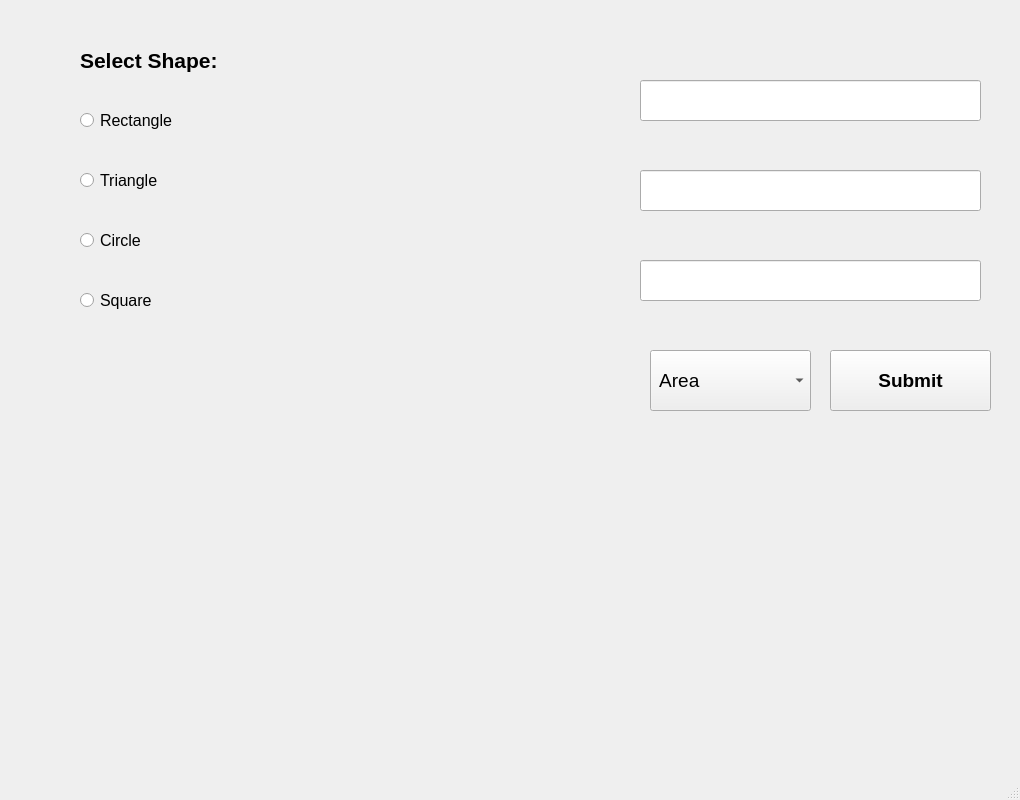
<?xml version="1.0" encoding="UTF-8"?>
<ui version="4.0">
 <class>MainWindow</class>
 <widget class="QMainWindow" name="MainWindow">
  <property name="geometry">
   <rect>
    <x>0</x>
    <y>0</y>
    <width>1020</width>
    <height>800</height>
   </rect>
  </property>
  <property name="minimumSize">
   <size>
    <width>1020</width>
    <height>800</height>
   </size>
  </property>
  <property name="maximumSize">
   <size>
    <width>1020</width>
    <height>800</height>
   </size>
  </property>
  <property name="windowTitle">
   <string>MainWindow</string>
  </property>
  <widget class="QWidget" name="centralwidget">
   <widget class="QLabel" name="label_output_shape_text_middle">
    <property name="geometry">
     <rect>
      <x>230</x>
      <y>500</y>
      <width>91</width>
      <height>31</height>
     </rect>
    </property>
    <property name="font">
     <font>
      <weight>75</weight>
      <bold>true</bold>
     </font>
    </property>
    <property name="text">
     <string/>
    </property>
    <property name="alignment">
     <set>Qt::AlignCenter</set>
    </property>
   </widget>
   <widget class="QLabel" name="label_output_shape_text_bottom">
    <property name="geometry">
     <rect>
      <x>190</x>
      <y>620</y>
      <width>91</width>
      <height>31</height>
     </rect>
    </property>
    <property name="font">
     <font>
      <weight>75</weight>
      <bold>true</bold>
     </font>
    </property>
    <property name="text">
     <string/>
    </property>
    <property name="alignment">
     <set>Qt::AlignCenter</set>
    </property>
   </widget>
   <widget class="QLineEdit" name="lineEdit_input_2">
    <property name="geometry">
     <rect>
      <x>640</x>
      <y>170</y>
      <width>341</width>
      <height>41</height>
     </rect>
    </property>
   </widget>
   <widget class="QRadioButton" name="radioButton_triangle">
    <property name="geometry">
     <rect>
      <x>80</x>
      <y>160</y>
      <width>121</width>
      <height>41</height>
     </rect>
    </property>
    <property name="font">
     <font>
      <family>Arial</family>
      <pointsize>12</pointsize>
     </font>
    </property>
    <property name="text">
     <string>Triangle</string>
    </property>
    <attribute name="buttonGroup">
     <string notr="true">buttonGroup</string>
    </attribute>
   </widget>
   <widget class="QRadioButton" name="radioButton_rectangle">
    <property name="geometry">
     <rect>
      <x>80</x>
      <y>100</y>
      <width>121</width>
      <height>41</height>
     </rect>
    </property>
    <property name="font">
     <font>
      <family>Arial</family>
      <pointsize>12</pointsize>
     </font>
    </property>
    <property name="text">
     <string>Rectangle</string>
    </property>
    <attribute name="buttonGroup">
     <string notr="true">buttonGroup</string>
    </attribute>
   </widget>
   <widget class="QRadioButton" name="radioButton_square">
    <property name="geometry">
     <rect>
      <x>80</x>
      <y>280</y>
      <width>121</width>
      <height>41</height>
     </rect>
    </property>
    <property name="font">
     <font>
      <family>Arial</family>
      <pointsize>12</pointsize>
     </font>
    </property>
    <property name="text">
     <string>Square</string>
    </property>
    <attribute name="buttonGroup">
     <string notr="true">buttonGroup</string>
    </attribute>
   </widget>
   <widget class="QLabel" name="label_enter_2">
    <property name="geometry">
     <rect>
      <x>350</x>
      <y>160</y>
      <width>271</width>
      <height>61</height>
     </rect>
    </property>
    <property name="font">
     <font>
      <family>Arial</family>
      <pointsize>14</pointsize>
      <weight>75</weight>
      <bold>true</bold>
     </font>
    </property>
    <property name="text">
     <string/>
    </property>
    <property name="alignment">
     <set>Qt::AlignRight|Qt::AlignTrailing|Qt::AlignVCenter</set>
    </property>
   </widget>
   <widget class="QLabel" name="label_enter_1">
    <property name="geometry">
     <rect>
      <x>350</x>
      <y>70</y>
      <width>271</width>
      <height>61</height>
     </rect>
    </property>
    <property name="font">
     <font>
      <family>Arial</family>
      <pointsize>14</pointsize>
      <weight>75</weight>
      <bold>true</bold>
     </font>
    </property>
    <property name="text">
     <string/>
    </property>
    <property name="alignment">
     <set>Qt::AlignRight|Qt::AlignTrailing|Qt::AlignVCenter</set>
    </property>
   </widget>
   <widget class="QLineEdit" name="lineEdit_input_1">
    <property name="geometry">
     <rect>
      <x>640</x>
      <y>80</y>
      <width>341</width>
      <height>41</height>
     </rect>
    </property>
   </widget>
   <widget class="QLabel" name="label_output_shape_text_right">
    <property name="geometry">
     <rect>
      <x>350</x>
      <y>510</y>
      <width>91</width>
      <height>31</height>
     </rect>
    </property>
    <property name="font">
     <font>
      <weight>75</weight>
      <bold>true</bold>
     </font>
    </property>
    <property name="text">
     <string/>
    </property>
    <property name="alignment">
     <set>Qt::AlignCenter</set>
    </property>
   </widget>
   <widget class="QLabel" name="label_prompt">
    <property name="geometry">
     <rect>
      <x>80</x>
      <y>30</y>
      <width>201</width>
      <height>61</height>
     </rect>
    </property>
    <property name="font">
     <font>
      <family>Arial</family>
      <pointsize>16</pointsize>
      <weight>75</weight>
      <bold>true</bold>
     </font>
    </property>
    <property name="text">
     <string>Select Shape:</string>
    </property>
    <property name="alignment">
     <set>Qt::AlignJustify|Qt::AlignVCenter</set>
    </property>
   </widget>
   <widget class="QPushButton" name="pushButton_submit">
    <property name="geometry">
     <rect>
      <x>830</x>
      <y>350</y>
      <width>161</width>
      <height>61</height>
     </rect>
    </property>
    <property name="font">
     <font>
      <family>Arial</family>
      <pointsize>14</pointsize>
      <weight>75</weight>
      <bold>true</bold>
     </font>
    </property>
    <property name="text">
     <string>Submit</string>
    </property>
   </widget>
   <widget class="QLabel" name="label_output_text">
    <property name="geometry">
     <rect>
      <x>520</x>
      <y>450</y>
      <width>461</width>
      <height>261</height>
     </rect>
    </property>
    <property name="font">
     <font>
      <family>Arial</family>
      <pointsize>14</pointsize>
      <weight>75</weight>
      <bold>true</bold>
     </font>
    </property>
    <property name="text">
     <string/>
    </property>
    <property name="alignment">
     <set>Qt::AlignCenter</set>
    </property>
    <property name="wordWrap">
     <bool>true</bool>
    </property>
   </widget>
   <widget class="QLabel" name="label_output_shape">
    <property name="geometry">
     <rect>
      <x>100</x>
      <y>360</y>
      <width>280</width>
      <height>280</height>
     </rect>
    </property>
    <property name="text">
     <string/>
    </property>
   </widget>
   <widget class="QRadioButton" name="radioButton_circle">
    <property name="geometry">
     <rect>
      <x>80</x>
      <y>220</y>
      <width>121</width>
      <height>41</height>
     </rect>
    </property>
    <property name="font">
     <font>
      <family>Arial</family>
      <pointsize>12</pointsize>
     </font>
    </property>
    <property name="text">
     <string>Circle</string>
    </property>
    <attribute name="buttonGroup">
     <string notr="true">buttonGroup</string>
    </attribute>
   </widget>
   <widget class="QComboBox" name="comboBox">
    <property name="geometry">
     <rect>
      <x>650</x>
      <y>350</y>
      <width>161</width>
      <height>61</height>
     </rect>
    </property>
    <property name="font">
     <font>
      <pointsize>14</pointsize>
      <weight>50</weight>
      <bold>false</bold>
     </font>
    </property>
    <property name="layoutDirection">
     <enum>Qt::LeftToRight</enum>
    </property>
    <item>
     <property name="text">
      <string> Area</string>
     </property>
    </item>
    <item>
     <property name="text">
      <string> Perimeter</string>
     </property>
    </item>
   </widget>
   <widget class="QLabel" name="label_output_shape_text_triangle_left">
    <property name="geometry">
     <rect>
      <x>50</x>
      <y>430</y>
      <width>91</width>
      <height>31</height>
     </rect>
    </property>
    <property name="font">
     <font>
      <weight>75</weight>
      <bold>true</bold>
     </font>
    </property>
    <property name="text">
     <string/>
    </property>
    <property name="alignment">
     <set>Qt::AlignCenter</set>
    </property>
   </widget>
   <widget class="QLabel" name="label_output_shape_text_triangle_right">
    <property name="geometry">
     <rect>
      <x>340</x>
      <y>440</y>
      <width>91</width>
      <height>31</height>
     </rect>
    </property>
    <property name="font">
     <font>
      <weight>75</weight>
      <bold>true</bold>
     </font>
    </property>
    <property name="text">
     <string/>
    </property>
    <property name="alignment">
     <set>Qt::AlignCenter</set>
    </property>
   </widget>
   <widget class="QLabel" name="label_enter_3">
    <property name="geometry">
     <rect>
      <x>350</x>
      <y>250</y>
      <width>271</width>
      <height>61</height>
     </rect>
    </property>
    <property name="font">
     <font>
      <family>Arial</family>
      <pointsize>14</pointsize>
      <weight>75</weight>
      <bold>true</bold>
     </font>
    </property>
    <property name="text">
     <string/>
    </property>
    <property name="alignment">
     <set>Qt::AlignRight|Qt::AlignTrailing|Qt::AlignVCenter</set>
    </property>
   </widget>
   <widget class="QLineEdit" name="lineEdit_input_3">
    <property name="geometry">
     <rect>
      <x>640</x>
      <y>260</y>
      <width>341</width>
      <height>41</height>
     </rect>
    </property>
   </widget>
  </widget>
  <widget class="QMenuBar" name="menubar">
   <property name="geometry">
    <rect>
     <x>0</x>
     <y>0</y>
     <width>1020</width>
     <height>26</height>
    </rect>
   </property>
  </widget>
  <widget class="QStatusBar" name="statusbar"/>
 </widget>
 <resources/>
 <connections/>
 <buttongroups>
  <buttongroup name="buttonGroup"/>
 </buttongroups>
</ui>
